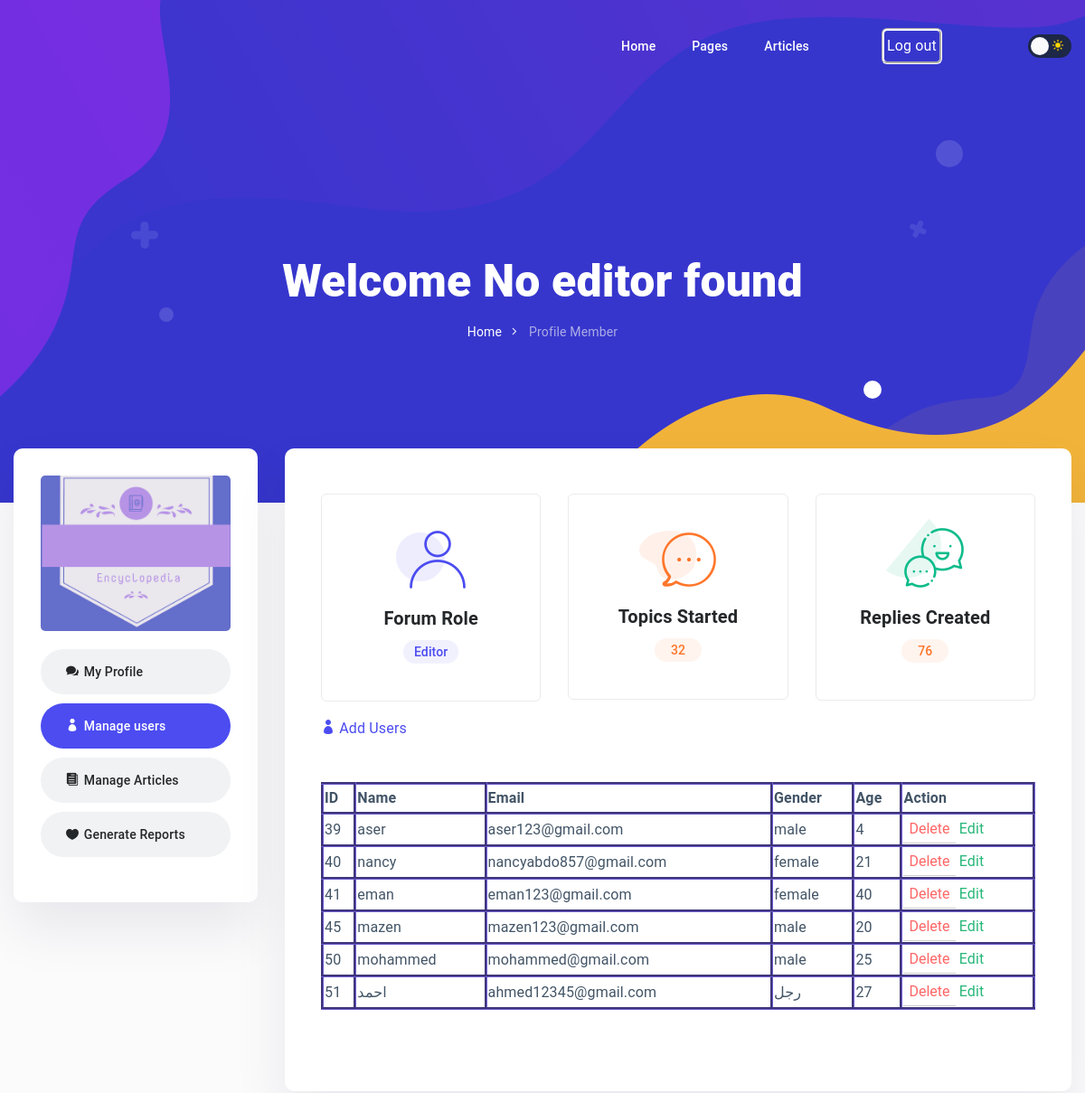
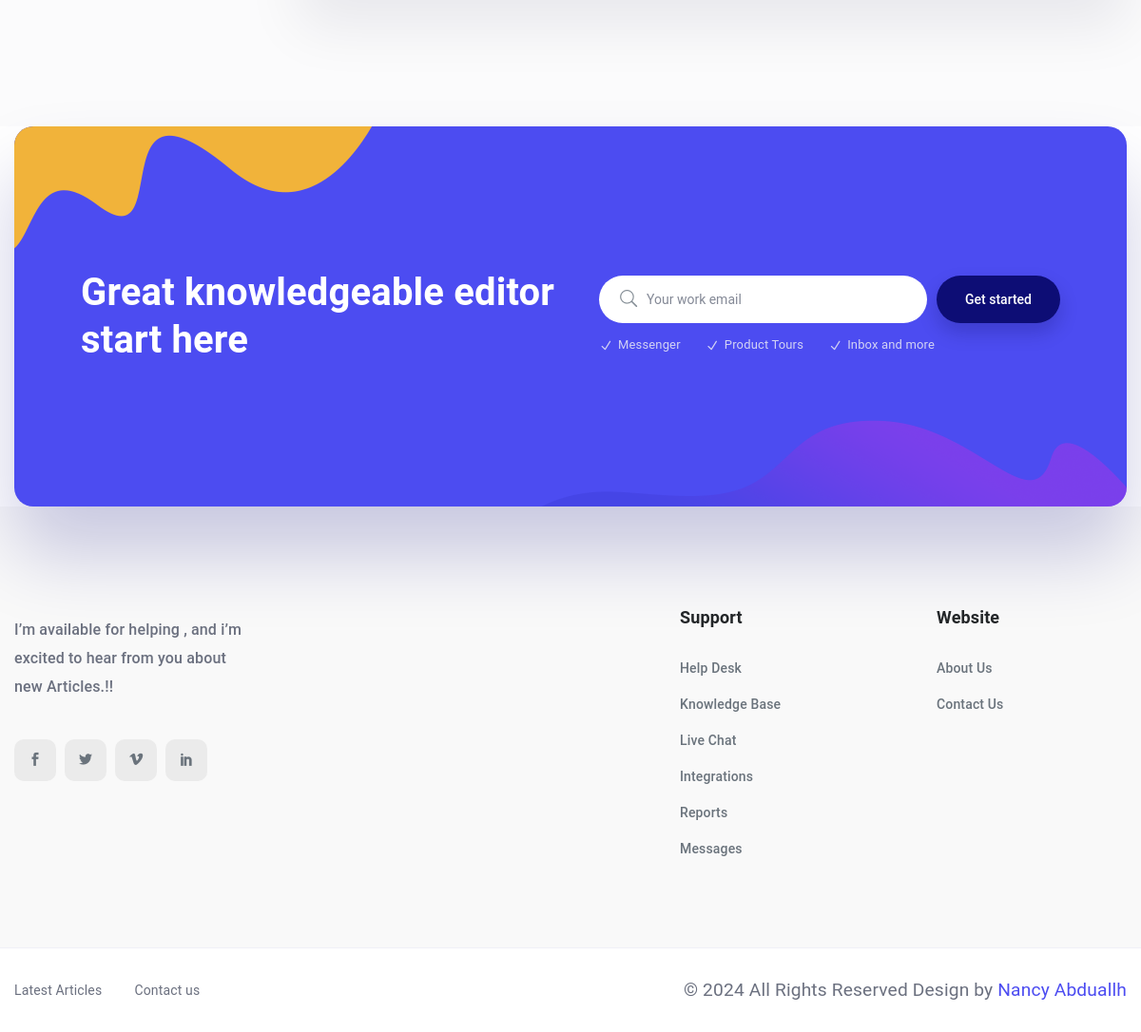
Page /Views/editor page.php (signed in) on the committed database (2 pictures, top to bottom).
### tables this page shows
CREATE TABLE `user` (
  `user_id` int(11) NOT NULL,
  `username` varchar(50) NOT NULL,
  `email` varchar(50) NOT NULL,
  `password` varchar(50) NOT NULL,
  `age` int(50) NOT NULL,
  `gender` varchar(50) NOT NULL
);

### Views/editor page.php (the view, shortened to what the rows shown need)
<?php
 require_once'login_process.php';
 require_once'signup_process.php';
$servername = "localhost";
$username = "root";
$password = "";
$dbname = "encyclopedia";
$con = new mysqli($servername, $username, $password, $dbname);
$sql = "SELECT * FROM user";
$users = $con->query($sql);
$servername = "localhost";
$username = "root";
$password = "";
$dbname = "encyclopedia";
$con = new mysqli($servername, $username, $password, $dbname);
    $editor_id=$_SESSION['editor_id'];
    $sql = "SELECT username FROM editor WHERE editor_id='$editor_id' ";
    $result = $con->query($sql);
    if ($result->num_rows > 0) {
        $row = $result->fetch_assoc();
        $editorName = $row['username'];
    } else {
        $editorName = "No editor found";
    }
 ?>
<!doctype html>
<html lang="en">
<head>
    <link rel="stylesheet" href="assets/bootstrap/css/bootstrap.min.css">
    <link rel="stylesheet" href="assets/elagent-icon/style.css">
    <link rel="stylesheet" href="assets/niceselectpicker/nice-select.css">
    <link rel="stylesheet" href="assets/animation/animate.css">
    <link rel="stylesheet" href="assets/mcustomscrollbar/jquery.mCustomScrollbar.min.css">
    <link rel="stylesheet" href="css/style-main.css">
    <link rel="stylesheet" href="css/responsive.css">
</head>
<body data-scroll-animation="true">
    <div class="body_wrapper">
        <section class="doc_banner_area single_breadcrumb">
            <div class="container">
                <div class="doc_banner_content">
                    <h2  class="text-white"> Welcome <?php echo $editorName;?> </h2>
                </div>
            </div>
        </section>
        <section class="forum-user-wrapper">
            <div class="container">
                <div class="row forum_main_inner">
                    <div class="col-lg-9">
                        <div class="forum_body_area">
                            <div class="forum_topic_list">
                                <div class="tab-content" id="myTabContent">
                                    <div class="tab-pane fade show active" id="home" role="tabpanel"
                                        aria-labelledby="home-tab">
                                        <div class="profile_info">
                                            <ul class="navbar-nav info_list"  >
                                            <table border="3" id="table" >
                                                        <tr border="3">
                                                        <th>ID</th>
                                                            <th>Name</th>
                                                            <th>Email</th>
                                                            <th>Gender</th>
                                                            <th>Age</th>
                                                            <th>Action</th>
                                                        </tr>
                                                        <?php while ($user = $users->fetch_assoc()): ?>
                                                        <tr>
                                                                    <td><?php echo $user['user_id']; ?></td>
                                                                    <td><?php echo $user['username']; ?></td>
                                                                    <td><?php echo $user['email']; ?></td>
                                                                    <td><?php echo $user['gender']; ?></td>
                                                                    <td><?php echo $user['age']; ?></td>
                                                                    <td>
                                                                        <form  action="remove-user.php" method="POST" onsubmit="return confirm('Are you sure you want to delete this user?');">
                                                                            <input id="delete" type="submit" name="delete_user" value="Delete" style='color:#F66;'>
                                                                        </form>
                                                                            <a style='color:#28b779'href="edit-user-form.php?user_id=<?php echo $user['user_id']; ?>">Edit</a>
                                                                    </td>
                                                                </tr>
                                                                <?php endwhile; ?>
                                            </table>
                                            </ul>
                                        </div>
                                    </div>
                                </div>
                            </div>
                        </div>
                    </div>
                </div>
            </div>
        </section>
        <section class="doc_subscribe_area">
            <div class="container">
                <div class="doc_subscribe_inner">
                    <div class="text wow fadeInLeft" data-wow-delay="0.2s">
                        <h2>Great knowledgeable editor <br>start here</h2>
                    </div>
                </div>
            </div>
        </section>
    </div>
</body>
</html>

### rows in the picture
user: user_id "39", username "aser", email "aser123@gmail.com", gender "male", age "4"
user: user_id "40", username "nancy", email "nancyabdo857@gmail.com", gender "female", age "21"
user: user_id "41", username "eman", email "eman123@gmail.com", gender "female", age "40"
user: user_id "45", username "mazen", email "mazen123@gmail.com", gender "male", age "20"
user: user_id "50", username "mohammed", email "mohammed@gmail.com", gender "male", age "25"
user: user_id "51", username "احمد", email "ahmed12345@gmail.com", gender "رجل", age "27"

### other values in the picture
$editorName "No editor found"
